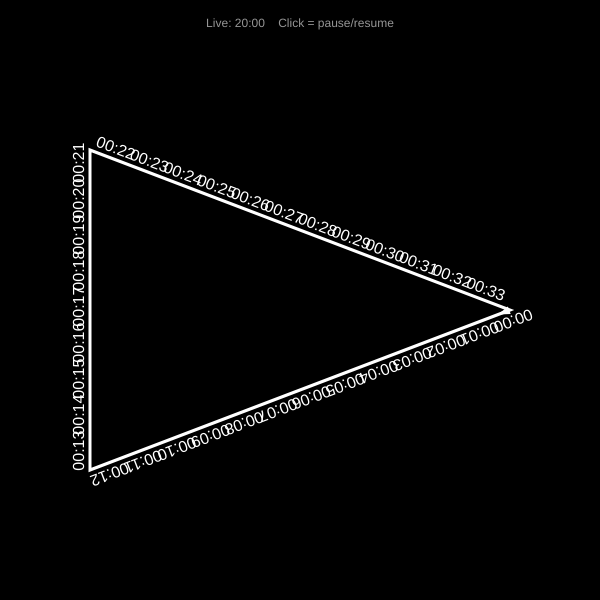
Frame 1 (no input)
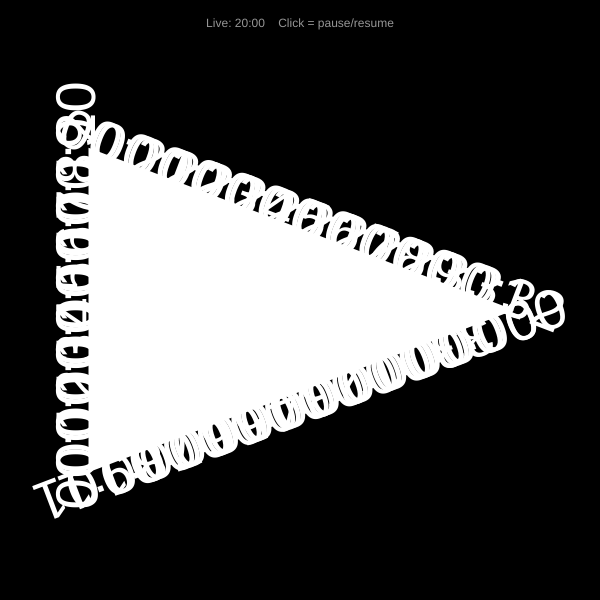
Frame 60 (no input)
Frame 120 (the mouse pressed at the canvas centre since frame 60): identical to frame 60, image omitted

The p5.js sketch that drew these frames (run headless with seeded random() and noise() and a simulated clock; from frame 60 on, the mouse is pressed at the canvas centre):

// p5.js sketch
// ── sketch.js

let scrollPx = 0;
const speedPxPerSec = 48;
let lastMillis = 0;
let triPath = [];
let triLen = 0;
let allLabels = [];

let paused = false;

function setup() {
  createCanvas(600, 600);
  textAlign(CENTER, CENTER);
  textSize(16);
  angleMode(RADIANS);
  noFill();

  //  triangle vertices
  const cx = width / 2;
  const cy = height / 2 + 10;
  const w = 420;
  const h = 320;

  //  3 corners 
  triPath = [
    createVector(cx + w / 2, cy),        // right middle
    createVector(cx - w / 2, cy + h / 2), // bottom left
    createVector(cx - w / 2, cy - h / 2)  // top left
  ];

  triLen = trianglePerimeter(triPath);
  lastMillis = millis();

  // time labels from 00:00 to 23:59
  for (let h = 0; h < 24; h++) {
    for (let m = 0; m < 60; m++) {
      allLabels.push(nf(h, 2) + ":" + nf(m, 2));
    }
  }
}


function mousePressed() {
  paused = !paused;
}


function drawTriangle(tri) {
  beginShape();
  for (let v of tri) {
    vertex(v.x, v.y);
  }
  endShape(CLOSE);
}

//  perimeter length of the triangle
function trianglePerimeter(tri) {
  return (
    p5.Vector.dist(tri[0], tri[1]) +
    p5.Vector.dist(tri[1], tri[2]) +
    p5.Vector.dist(tri[2], tri[0])
  );
}

// returns point and angle at distance s along the triangle perimeter
function pointAt(tri, s) {
  const L = triLen;
  s = ((s % L) + L) % L;
//moving negative remainders into positive space

  const d01 = p5.Vector.dist(tri[0], tri[1]);
  const d12 = p5.Vector.dist(tri[1], tri[2]);
  const d20 = p5.Vector.dist(tri[2], tri[0]);

  if (s <= d01) {
    let t = s / d01;
    let x = lerp(tri[0].x, tri[1].x, t);
    let y = lerp(tri[0].y, tri[1].y, t);
    let ang = atan2(tri[1].y - tri[0].y, tri[1].x - tri[0].x);
    return { x, y, ang };
  } else if (s <= d01 + d12) {
    let t = (s - d01) / d12;
    let x = lerp(tri[1].x, tri[2].x, t);
    let y = lerp(tri[1].y, tri[2].y, t);
    let ang = atan2(tri[2].y - tri[1].y, tri[2].x - tri[1].x);
    return { x, y, ang };
  } else {
    let t = (s - d01 - d12) / d20;
    let x = lerp(tri[2].x, tri[0].x, t);
    let y = lerp(tri[2].y, tri[0].y, t);
    let ang = atan2(tri[0].y - tri[2].y, tri[0].x - tri[2].x);
    return { x, y, ang };
  }
}


function drawTextOnTriangle(tri, L, labels, spacing, offset, color) {
  let s = offset;
  let idx = 0;
  let N = labels.length;
  let liveIdx = hour() * 60 + minute();

  while (s < L + offset) {
    let label = labels[idx % N];
    let pt = pointAt(tri, s);

    push();
    translate(pt.x, pt.y);
    rotate(pt.ang);
    translate(0, -10);
    noStroke();
    fill(color);

    if (idx % N === liveIdx) {
      textStyle(BOLD);
      textSize(26);
      text(label, 0, 0);
      textSize(16);
      textStyle(NORMAL);
    } else {
      text(label, 0, 0);
    }
    pop();

    s += spacing;
    idx++;
  }
}

function drawFlowArrow(tri, s, col) {
  let pt = pointAt(tri, s);
  push();
  translate(pt.x, pt.y);
  rotate(pt.ang);
  noStroke();
  fill(col);
  triangle(0, -4, 12, 0, 0, 4);
  pop();
}

function draw() {
  background(0);

  if (!paused) {
    let now = millis();
    let dt = (now - lastMillis) / 1000;
    scrollPx = (scrollPx + speedPxPerSec * dt) % triLen;
    lastMillis = now;
  } else {
    lastMillis = millis();
  }

  stroke(255);
  strokeWeight(3);
  drawTriangle(triPath);

  drawFlowArrow(triPath, scrollPx, 255);

  drawTextOnTriangle(triPath, triLen, allLabels, 36, scrollPx, 255);

  noStroke();
  fill(255);
  textFont('Helvetica');
  textSize(56);
  // text("Stop?", width / 2, height / 2 + 10);

  push();
  fill(255, 150);
  textSize(12);
  let liveLabel = nf(hour(), 2) + ":" + nf(minute(), 2);
  text("Live: " + liveLabel + "    Click = pause/resume", width / 2, 24);
  pop();
}
